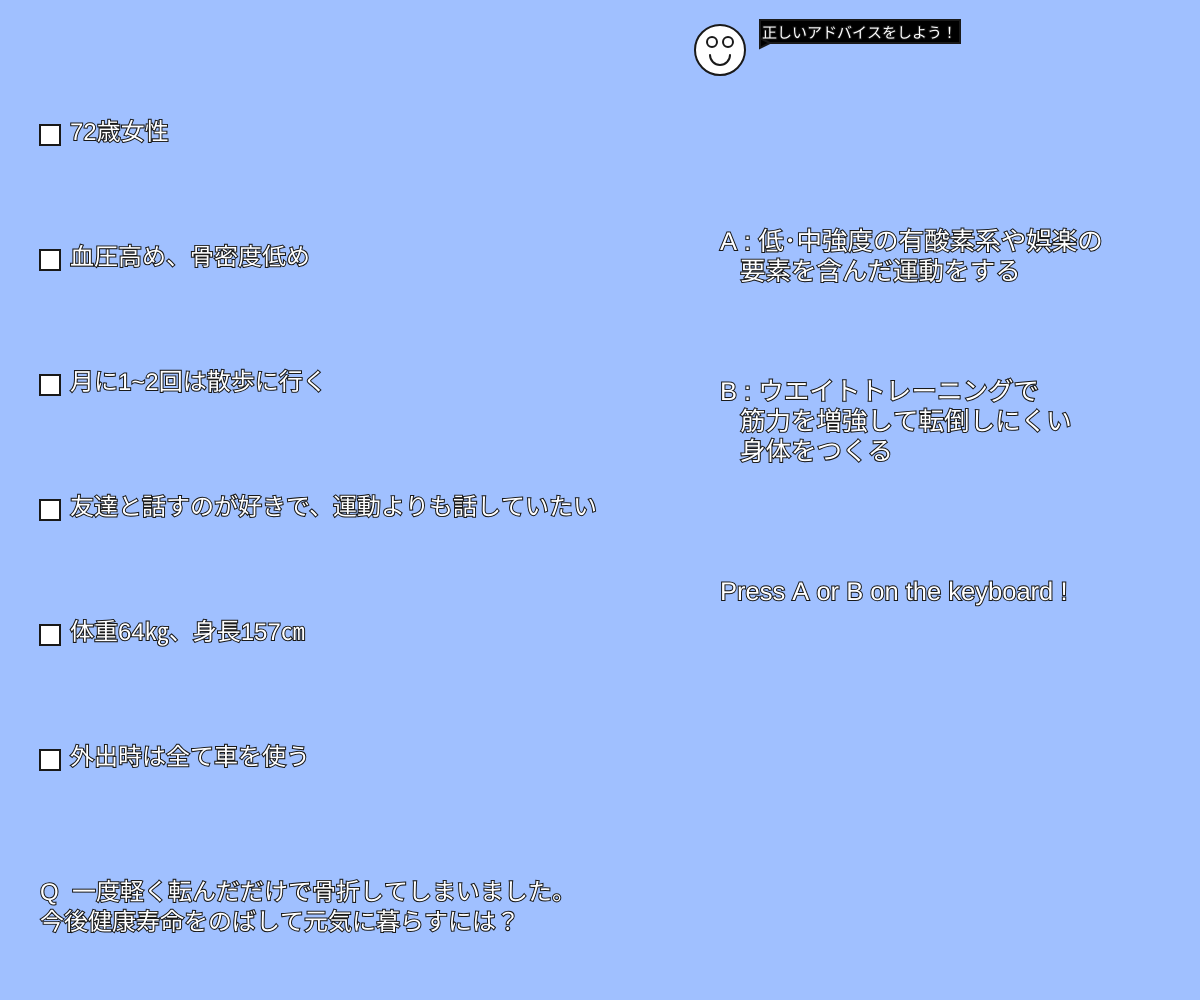
Frame 1 (no input)
Frame 60 (no input): identical to frame 1, image omitted
Frame 120 (the mouse pressed at the canvas centre since frame 60): identical to frame 1, image omitted

The p5.js sketch that drew this single still picture (run headless with seeded random() and noise() and a simulated clock; from frame 60 on, the mouse is pressed at the canvas centre):

// p5.js sketch
// ── sketch.js
// 最終課題を制作しよう

function setup(){
  createCanvas(windowWidth, windowHeight);
}

function windowResized(){
  resizeCanvas(windowWidth, windowHeight);
}

function draw(){
  background(160, 192, 255);
  fill(255);
  strokeWeight(2);
  stroke(25);
  smilemark(width * 0.6, 50, 50);
  textSize(15);
  balloon("正しいアドバイスをしよう！", width * 0.6 + 40, 20);
  let h = (height / 8)
  for(let i = 0; i < 6; i++){
  rect(40, (i + 1) * h, 20, 20);
  }
  textSize(width / 50);
  text("72歳女性", 70, 1 * h + 15);
  text("血圧高め、骨密度低め", 70, 2 * h + 15);
  text("月に1~2回は散歩に行く", 70, 3 * h + 15);
  text("友達と話すのが好きで、運動よりも話していたい", 70, 4 * h + 15);
  text("体重64㎏、身長157㎝", 70, 5 * h + 15);
  text("外出時は全て車を使う", 70, 6 * h + 15);
  textSize(width / 50);
  text("Q  一度軽く転んだだけで骨折してしまいました。", 40, height * 0.9);
  text("今後健康寿命をのばして元気に暮らすには？", 40, height * 0.9 + 30);
  textSize(width / 47);
  text("A : 低･中強度の有酸素系や娯楽の", width * 0.6, height / 4);
  text("要素を含んだ運動をする", width * 0.6 + 20, height / 4 + 30);
  text("B : ウエイトトレーニングで", width * 0.6, height * 0.4);
  text("筋力を増強して転倒しにくい", width * 0.6 + 20, height * 0.4 + 30);
  text("身体をつくる", width * 0.6 + 20, height * 0.4 + 60);
  text("Press A or B on the keyboard !", width * 0.6, height * 0.6);
  if(keyIsDown("A".charCodeAt(0))){ redcircle(width * 3 / 4, height * 3 / 4, 75); }
  if(keyIsDown("B".charCodeAt(0))){ bluecross(width * 3 / 4 - 25, height * 3 / 4 - 25, width * 3 / 4 + 25, height * 3 / 4 + 25); }
}

function smilemark(x, y, z){
  ellipse(x, y, z);
  ellipse(x - 8, y - 8, z / 5);
  ellipse(x + 8, y - 8, z / 5);
  noFill();
  arc(x, y + 5, 20, 20, 0, PI);
}

function balloon(t, x, y){
  let w = textWidth(t);
  let h = textAscent() + textDescent();
  fill(0);
  rect(x, y, w + 5, h + 5);
  triangle(x, y + h, x, y + h + 10, x + 10, y + h + 5)
  fill(255);
  text(t, x + 2, y + h);
}

function redcircle(x, y, z){
  fill(255, 0, 0);
  ellipse(x, y, z);
  fill(160, 192, 255);
  ellipse(x, y, z * 0.6);
}

function bluecross(x1, y1, x2, y2){
  strokeWeight(12);
  stroke(0, 0, 255);
  line(x1, y1, x2, y2);
  line(x2, y1, x1, y2);
}
